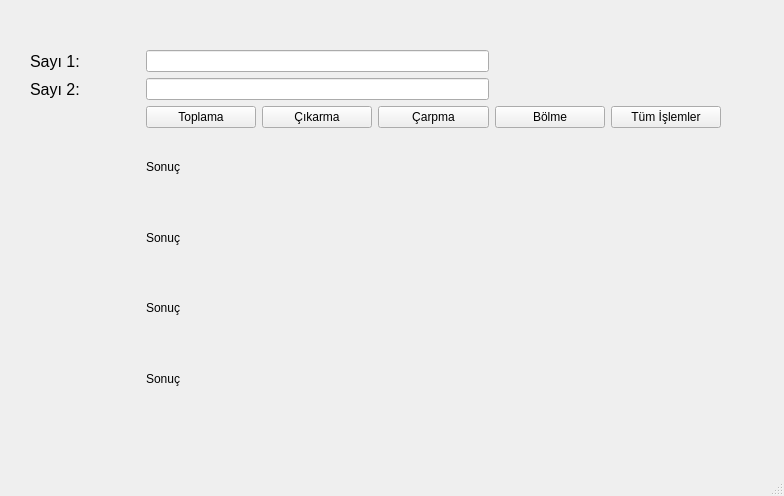
<?xml version="1.0" encoding="UTF-8"?>
<ui version="4.0">
 <class>MainWindow</class>
 <widget class="QMainWindow" name="MainWindow">
  <property name="geometry">
   <rect>
    <x>0</x>
    <y>0</y>
    <width>784</width>
    <height>496</height>
   </rect>
  </property>
  <property name="windowTitle">
   <string>MainWindow</string>
  </property>
  <widget class="QWidget" name="centralwidget">
   <widget class="QWidget" name="">
    <property name="geometry">
     <rect>
      <x>30</x>
      <y>50</y>
      <width>691</width>
      <height>361</height>
     </rect>
    </property>
    <layout class="QGridLayout" name="gridLayout">
     <item row="0" column="0">
      <widget class="QLabel" name="label">
       <property name="font">
        <font>
         <pointsize>12</pointsize>
        </font>
       </property>
       <property name="text">
        <string>Sayı 1:</string>
       </property>
      </widget>
     </item>
     <item row="0" column="1" colspan="3">
      <widget class="QLineEdit" name="txt_sayi1"/>
     </item>
     <item row="1" column="0">
      <widget class="QLabel" name="label_2">
       <property name="font">
        <font>
         <pointsize>12</pointsize>
        </font>
       </property>
       <property name="text">
        <string>Sayı 2:</string>
       </property>
      </widget>
     </item>
     <item row="1" column="1" colspan="3">
      <widget class="QLineEdit" name="txt_sayi2"/>
     </item>
     <item row="2" column="1">
      <widget class="QPushButton" name="btn_toplama">
       <property name="text">
        <string>Toplama</string>
       </property>
      </widget>
     </item>
     <item row="2" column="2">
      <widget class="QPushButton" name="btn_cikarma">
       <property name="text">
        <string>Çıkarma</string>
       </property>
      </widget>
     </item>
     <item row="2" column="3">
      <widget class="QPushButton" name="btn_carpma">
       <property name="text">
        <string>Çarpma</string>
       </property>
      </widget>
     </item>
     <item row="2" column="4">
      <widget class="QPushButton" name="btn_bolme">
       <property name="text">
        <string>Bölme</string>
       </property>
      </widget>
     </item>
     <item row="2" column="5">
      <widget class="QPushButton" name="btn_tumIslemler">
       <property name="text">
        <string>Tüm İşlemler</string>
       </property>
      </widget>
     </item>
     <item row="3" column="1" colspan="5">
      <widget class="QLabel" name="toplamaSonuc">
       <property name="text">
        <string>Sonuç</string>
       </property>
      </widget>
     </item>
     <item row="4" column="1" colspan="5">
      <widget class="QLabel" name="cikarmaSonuc">
       <property name="text">
        <string>Sonuç</string>
       </property>
      </widget>
     </item>
     <item row="5" column="1" colspan="5">
      <widget class="QLabel" name="carpmaSonuc">
       <property name="text">
        <string>Sonuç</string>
       </property>
      </widget>
     </item>
     <item row="6" column="1" colspan="5">
      <widget class="QLabel" name="bolmeSonuc">
       <property name="text">
        <string>Sonuç</string>
       </property>
      </widget>
     </item>
    </layout>
   </widget>
  </widget>
  <widget class="QMenuBar" name="menubar">
   <property name="geometry">
    <rect>
     <x>0</x>
     <y>0</y>
     <width>784</width>
     <height>21</height>
    </rect>
   </property>
  </widget>
  <widget class="QStatusBar" name="statusbar"/>
 </widget>
 <resources/>
 <connections/>
</ui>
